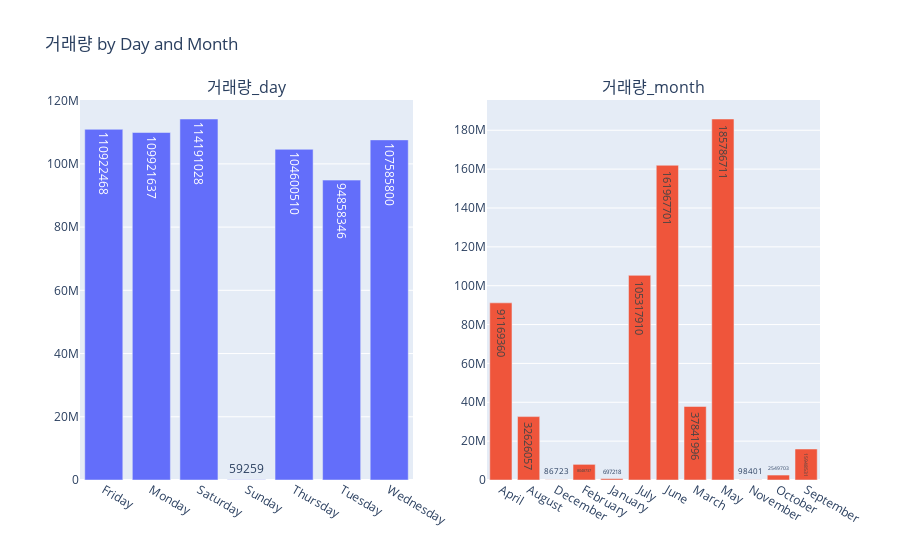

Write notebook code for a chart like this one.
### Code cell
import plotly.subplots as sp
import plotly.graph_objs as go

grouped_by_day = group_by_market.groupby('day').agg({'거래량': 'sum'}).sort_values(by='day')
grouped_by_month = group_by_market.groupby('month').agg({'거래량': 'sum'}).sort_values(by='month')

# Create a subplot layout
fig = sp.make_subplots(rows=1, cols=2, vertical_spacing=0.1, subplot_titles=('거래량_day', '거래량_month'))

# Add histograms for days and months with total numbers displayed on the bars
fig.add_trace(go.Bar(x=grouped_by_day.index, y=grouped_by_day['거래량'], text=grouped_by_day['거래량'], textposition='auto', name='Days'), row=1, col=1)
fig.add_trace(go.Bar(x=grouped_by_month.index, y=grouped_by_month['거래량'], text=grouped_by_month['거래량'], textposition='auto', name='Months'), row=1, col=2)

# Update layout settings
fig.update_layout(showlegend=False, title_text="거래량 by Day and Month")

# Show the plot
fig.show()

### Figure 1 — Plotly figure (JSON) as saved in the notebook; plotly's stock layout.template omitted (floating-point values rounded to 4 significant figures)
{"data": [{"name": "Days", "text": [110922468, 109921637, 114191028, 59259, 104600510, 94858346, 107585800], "textposition": "auto", "type": "bar", "x": ["Friday", "Monday", "Saturday", "Sunday", "Thursday", "Tuesday", "Wednesday"], "xaxis": "x", "y": [110922468, 109921637, 114191028, 59259, 104600510, 94858346, 107585800], "yaxis": "y"}, {"name": "Months", "text": [91169360, 32626057, 86723, 8048737, 697218, 105317910, 161967701, 37841996, 185786711, 98401, 2549703, 15948531], "textposition": "auto", "type": "bar", "x": ["April", "August", "December", "February", "January", "July", "June", "March", "May", "November", "October", "September"], "xaxis": "x2", "y": [91169360, 32626057, 86723, 8048737, 697218, 105317910, 161967701, 37841996, 185786711, 98401, 2549703, 15948531], "yaxis": "y2"}], "layout": {"annotations": [{"font": {"size": 16}, "showarrow": false, "text": "거래량_day", "x": 0.225, "xanchor": "center", "xref": "paper", "y": 1, "yanchor": "bottom", "yref": "paper"}, {"font": {"size": 16}, "showarrow": false, "text": "거래량_month", "x": 0.775, "xanchor": "center", "xref": "paper", "y": 1, "yanchor": "bottom", "yref": "paper"}], "showlegend": false, "title": {"text": "거래량 by Day and Month"}, "xaxis": {"anchor": "y", "domain": [0, 0.45]}, "xaxis2": {"anchor": "y2", "domain": [0.55, 1]}, "yaxis": {"anchor": "x", "domain": [0, 1]}, "yaxis2": {"anchor": "x2", "domain": [0, 1]}}}
